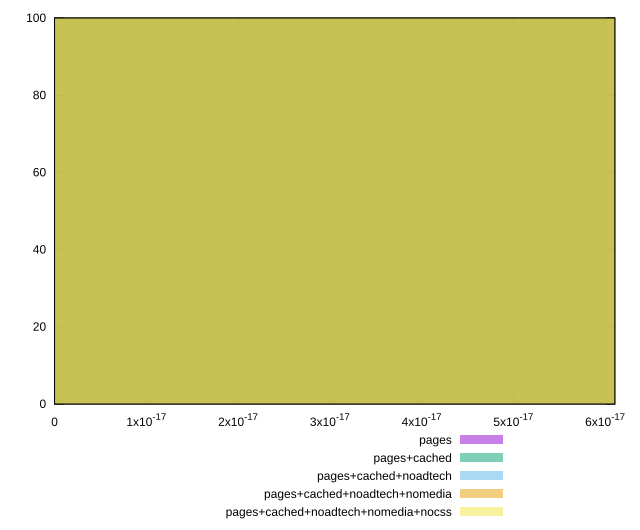

Recreate this plot in gnuplot.
reset

$pages <<EOF
0 100
EOF

$pagesCached <<EOF
0 100
EOF

$pagesCachedNoadtech <<EOF
0 100
EOF

$pagesCachedNoadtechNomedia <<EOF
0 100
EOF

$pagesCachedNoadtechNomediaNocss <<EOF
0 100
EOF

set key outside below
set boxwidth 1e-12
set xrange [0:6.106226635438361e-17]
set yrange [0:100]
set trange [0:100]
set style fill transparent solid 0.5 noborder
set terminal svg size 640, 530 enhanced background rgb 'white'
set output "report_00023_2021-02-20T12:14:57.249Z/meta/score-difference/comparison/histogram/all_raw.svg"

plot $pages title "pages" with boxes, \
     $pagesCached title "pages+cached" with boxes, \
     $pagesCachedNoadtech title "pages+cached+noadtech" with boxes, \
     $pagesCachedNoadtechNomedia title "pages+cached+noadtech+nomedia" with boxes, \
     $pagesCachedNoadtechNomediaNocss title "pages+cached+noadtech+nomedia+nocss" with boxes

reset
